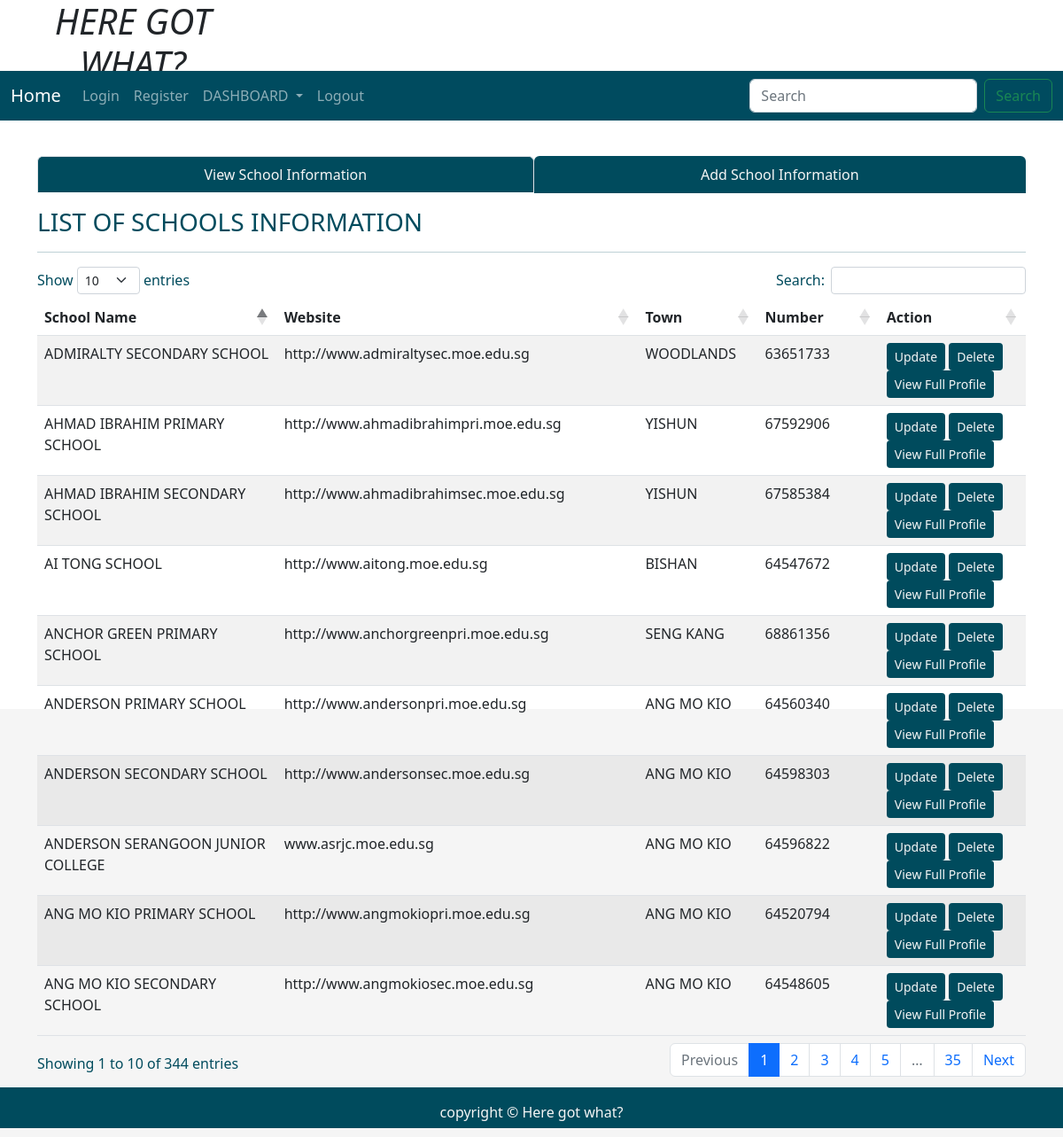
Screenshot of /schoolinfo with the database file from the repository.
### tables this page shows
CREATE TABLE "school" (
	"name"	TEXT,
	"url_address"	TEXT,
	"address"	TEXT,
	"postal"	TEXT,
	"phone"	TEXT,
	"email"	TEXT,
	"mrt"	TEXT,
	"bus"	TEXT,
	"town"	TEXT,
	"zone"	TEXT,
	"type"	TEXT,
	"nature"	TEXT,
	"mainlvl"	TEXT,
	PRIMARY KEY("name")
);

### application.py (the view)
@application.route('/schoolinfo', methods = ["POST", "GET"])
def schoolinfo():
    user = get_active_user()
    db = get_database()
    school_cur = db.execute('Select * from school')
    allsch = school_cur.fetchall()
    return render_template('schoolDashboard.html', user = user, allsch = allsch)

### application.py (called while the page is built)
@application.teardown_appcontext
def close_database(error):
    if hasattr(g, 'ICT2103Web_db'):
        g.ICT2103Web_db.close()

def get_active_user():
    user = None
    if 'user' in session:
        user = session['user']
        db = get_database()
        user_cur = db.execute('select * from users where name =?', [user])
        user = user_cur.fetchone()
    return user

### database.py (called while the page is built)
def connect_to_database():
    sql = sqlite3.connect('C:/ICT2103Web/ICT2103Web.db')
    sql.row_factory = sqlite3.Row
    return sql

def get_database():
    if not hasattr(g, 'ICT2103Web_db'):
        g.ICT2103Web_db = connect_to_database()
    return  g.ICT2103Web_db

### templates/schoolDashboard.html (shortened to what this page needs)
<!DOCTYPE html>
<html lang="en">
<head>
  <link rel="stylesheet" href="https://cdnjs.cloudflare.com/ajax/libs/font-awesome/4.7.0/css/font-awesome.min.css">
  <link href="https://cdn.jsdelivr.net/npm/bootstrap@5.1.3/dist/css/bootstrap.min.css" rel="stylesheet"
>
  <link rel="stylesheet" href="{{ url_for('static', filename='home.css')}}" type="text/css">
  <link rel="stylesheet" href="https://cdnjs.cloudflare.com/ajax/libs/twitter-bootstrap/5.2.0/css/bootstrap.min.css">
  <link rel="stylesheet" href="https://cdn.datatables.net/1.12.1/css/dataTables.bootstrap5.min.css">
</head>
<body>
  <div class="parent">
    <div class="child child1">
      <h1 class="text-center"><i>HERE GOT WHAT?</i></h1>
    </div>
    <div class="child child3 dropdown">
      <nav class="navbar navbar-expand-lg navbar-dark" style="background-color: #004b5f;">
        <div class="container-fluid">
          <a class="navbar-brand" href="{{url_for('index')}}">Home</a>
          <div class="collapse navbar-collapse" id="navbarSupportedContent">
            <ul class="navbar-nav me-auto mb-2 mb-lg-0">
              <li class="nav-item">
                <a class="nav-link" aria-current="page" href="{{url_for('userLogin')}}">Login</a>
              </li>
              <li class="nav-item">
                <a class="nav-link" href="{{url_for('userRegister')}}">Register</a>
              </li>
              <li class="nav-item dropdown">
                <a class="nav-link dropdown-toggle" href="#" id="navbarDropdown" role="button" data-bs-toggle="dropdown"
                  aria-expanded="false">
                  DASHBOARD
                </a>
              </li>
              <li class="nav-item">
                <a class="nav-link" href="#">Logout</a>
              </li>
            </ul>
            <form class="d-flex">
              <input class="form-control me-2" type="search" placeholder="Search" aria-label="Search">
              <button class="btn btn-outline-success" type="submit">Search</button>
            </form>
          </div>
        </div>
      </nav>
    </div>
    <div class="child child5" style="color:rgb(0, 75, 93);">
    </div>
    <div class="child child6  container" style="color:rgb(0, 75, 93);">
      <ul class="nav nav-tabs nav-fill mb-3 dropdown">
        <li class="nav-item">
          <a class="nav-link active" aria-current="page" href="{{ url_for('schoolinfo')}}"
            style=" background-color:rgb(0, 75, 93); color:whitesmoke;">View School Information</a>
        </li>
        <li class="nav-item">
          <a class="nav-link" href="{{ url_for('addnewschool')}}"
            style=" background-color:rgb(0, 75, 93); color:whitesmoke;">Add School Information</a>
        </li>
      </ul>
      <div class="table-responsive-lg caption-top">
        <caption>
          <h3>LIST OF SCHOOLS INFORMATION</h3>
        </caption>
        <hr>
        <table class="table table-striped " id="example">
          <thead>
            <tr>
              <th scope="col">School Name</th>
              <th scope="col">Website</th>
              <th scope="col">Town</th>
              <th scope="col">Number</th>
              <th scope="col">Action</th>
            </tr>
          </thead>
          <tbody>
            <tr>
              {% for school in allsch %}
              <td scope="row">{{ school['name'] }}</td>
              <td>{{ school['url_address'] }}</td>
              <td>{{ school['town'] }}</td>
              <td>{{ school['phone'] }}</td>
              <td><a class="btn btn-sm" style="background-color:rgb(0, 75, 93); color:whitesmoke;"
                  href="{{url_for('fetchoneschool', name = school['name'])}}">Update</a>
                <a class="btn btn-sm" style="background-color:rgb(0, 75, 93); color:whitesmoke;"
                  href="{{url_for('deleteschool', name = school['name'])}}">Delete</a>
                <a class="btn btn-sm" style="background-color:rgb(0, 75, 93); color:whitesmoke;"
                  href="{{url_for('singleschool', name = school['name'])}}">View Full
                  Profile</a>
              </td>
            </tr>
            {% endfor %}
          </tbody>
        </table>
      </div>
    </div>
    <div class="child child7" style="background-color:rgb(0, 75, 93); color:whitesmoke;">
      <p class="p-3 text-center">copyright &copy Here got what?</p>
    </div>
  </div>
</body>
</html>

### static/home.css (style rules this page uses)
html, body { height: 100%; background-color:whitesmoke; color:rgb(0, 75, 93); }
.parent { height: 100%; display: grid; grid-template-columns: repeat(4, 1fr); grid-template-rows: 10% 5% 7% auto 7%; }
.child { margin-bottom: 10px; }
.child1 { grid-column: 1/2; grid-row: 1/2; }
.child3 { grid-column: 1/-1; grid-row: 2/3; }
.child5 { grid-column: 4/5; grid-row: 3/4; text-align: center; }
.child6 { grid-column: 1/-1; grid-row: 4/5; }
.child7 { grid-column: 1/-1; grid-row: 5/6; }

### rows the page displays
school: name "ADMIRALTY SECONDARY SCHOOL", url_address "http://www.admiraltysec.moe.edu.sg", town "WOODLANDS", phone "63651733"
school: name "AHMAD IBRAHIM PRIMARY SCHOOL", url_address "http://www.ahmadibrahimpri.moe.edu.sg", town "YISHUN", phone "67592906"
school: name "AHMAD IBRAHIM SECONDARY SCHOOL", url_address "http://www.ahmadibrahimsec.moe.edu.sg", town "YISHUN", phone "67585384"
school: name "AI TONG SCHOOL", url_address "http://www.aitong.moe.edu.sg", town "BISHAN", phone "64547672"
school: name "ANCHOR GREEN PRIMARY SCHOOL", url_address "http://www.anchorgreenpri.moe.edu.sg", town "SENG KANG", phone "68861356"
school: name "ANDERSON PRIMARY SCHOOL", url_address "http://www.andersonpri.moe.edu.sg", town "ANG MO KIO", phone "64560340"
school: name "ANDERSON SECONDARY SCHOOL", url_address "http://www.andersonsec.moe.edu.sg", town "ANG MO KIO", phone "64598303"
school: name "ANDERSON SERANGOON JUNIOR COLLEGE", url_address "www.asrjc.moe.edu.sg", town "ANG MO KIO", phone "64596822"
school: name "ANG MO KIO PRIMARY SCHOOL", url_address "http://www.angmokiopri.moe.edu.sg", town "ANG MO KIO", phone "64520794"
school: name "ANG MO KIO SECONDARY SCHOOL", url_address "http://www.angmokiosec.moe.edu.sg", town "ANG MO KIO", phone "64548605"
